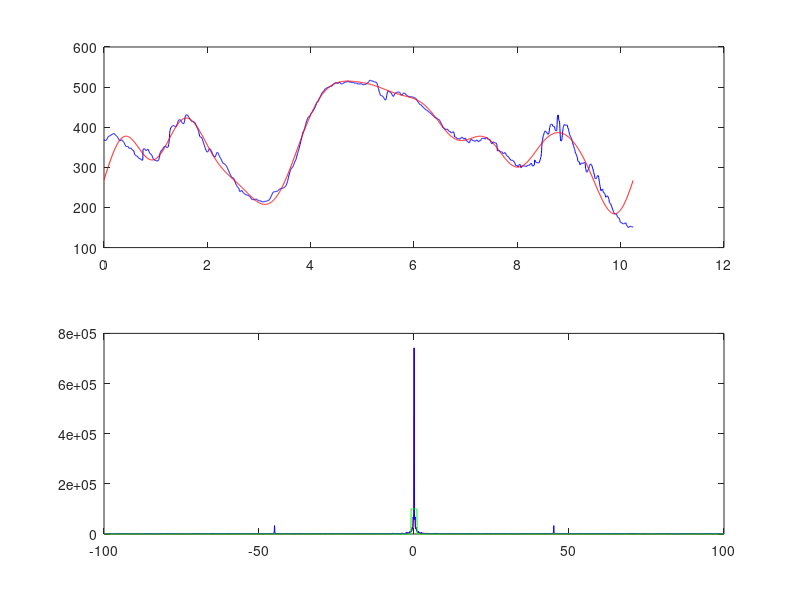

Source code (MATLAB):
%%
close all;clc;clear;

Fs=100;
t=0:1/Fs:6;

x=1*((t>=0 & t<=1) | (t>=5 & t<=6)) + (4*(1-abs(t-3)/2)-2).*(abs(t-3)<2);

a0=2/3;
FX=a0*ones(size(t))/2;

for n=1:70
   an=1/3*(-(6*(pi*n*sin((5*pi*n)/3)+3*cos((5*pi*n)/3)-6*cos(pi*n)-pi*n*sin((pi*n)/3)+3*cos((pi*n)/3)))/(pi^2*n^2)+(3*sin((pi*n)/3))/(pi*n)+(3*(sin(2*pi*n)-sin((5*pi*n)/3)))/(pi*n));
   bn=1/3*(-(6*(3*sin((5*pi*n)/3)-pi*n*cos((5*pi*n)/3)-6*sin(pi*n)+3*sin((pi*n)/3)+pi*n*cos((pi*n)/3)))/(pi^2*n^2)-(3*cos((pi*n)/3)-3)/(pi*n)-(3*(cos(2*pi*n)-cos((5*pi*n)/3)))/(pi*n));
   
   FX=FX+an*cos(n*pi*t/3)+bn*sin(n*pi*t/3);
   
   if n==9
      FX9=FX; 
   end
end

plot(t,x,'.b',t,FX9,'r',t,FX,'g');

%%
close all;clc;clear;
a=load('cor08.txt');
t=a(:,1)';
Fs=1/(t(2)-t(1));
x=a(:,2)';

tc=-110:1/Fs:110;

tp1=-3:1/Fs:3;
x1=(1-abs(tp1)/3);
xc1=xcorr(x,x1)+xcorr(1-x,1-x1);
nr1=find(xc1==max(xc1(:)), 1, 'first');

tc(nr1)

tp2=0:1/Fs:5;
x2=mod(tp2,5)/5;
xc2=xcorr(x.^3,x2.^3);
nr2=find(xc2==max(xc2(:)), 3, 'first');

%wypisanie czasu największej korelacji
tc(nr2)


tp3=-5:1/Fs:5;
x3=0.65*ones(size(tp3));
xc3=xcorr(x,x3);
nr3=find(xc3>0.9*max(xc3(:)), 1, 'first');

tc(nr3)

subplot(211),plot(t,x,tp1,x1,'g',tp2,x2,'r',tp3,x3,'y');
subplot(212),plot(tc,xc3);

%% zad3
close all;clc;clear;
x=load('szum07.txt');
a=x(:,1)';
b=x(:,2)';
Fs=200;
t=linspace(0,length(a)/Fs,length(a));

ocena=@(x,y) (1/length(t)*sum(abs(x(:)-y(:))));

FTa=fftshift(fft(a));
WAa=abs(FTa);

FT=fftshift(fft(b));
WA=abs(FT);
f=linspace(-Fs/2,Fs/2,length(t));

f0=3.9;
n=1;
Butterworth=(1.0)./(1+(f/f0).^(2*n)).*(abs(f)<=10);
c=real(ifft(ifftshift(Butterworth.*FT)));


L1=ocena(a,c);

subplot(211),plot(t,a,'b',t,c,'r');
subplot(212), plot(f,WAa,'r',f,WA,'b',f,100000*Butterworth,'g');
L1

%% zad3
close all;clc;clear;
x=load('szum07.txt');
a=x(:,1)';
b=x(:,2)';
Fs=200;
t=linspace(0,length(a)/Fs,length(a));

ocena=@(x,y) (1/length(t)*sum(abs(x(:)-y(:))));

FTa=fftshift(fft(a));
WAa=abs(FTa);

FT=fftshift(fft(b));
WA=abs(FT);
f=linspace(-Fs/2,Fs/2,length(t));

BStop=1.0*(abs(f)<1);
FT_n=BStop.*FT;
c=real(ifft(ifftshift(FT_n)));
L1=ocena(a,c);

subplot(211),plot(t,a,'b',t,c,'r');
subplot(212), plot(f,WAa,'r',f,WA,'b',f,100000*BStop,'g');
L1